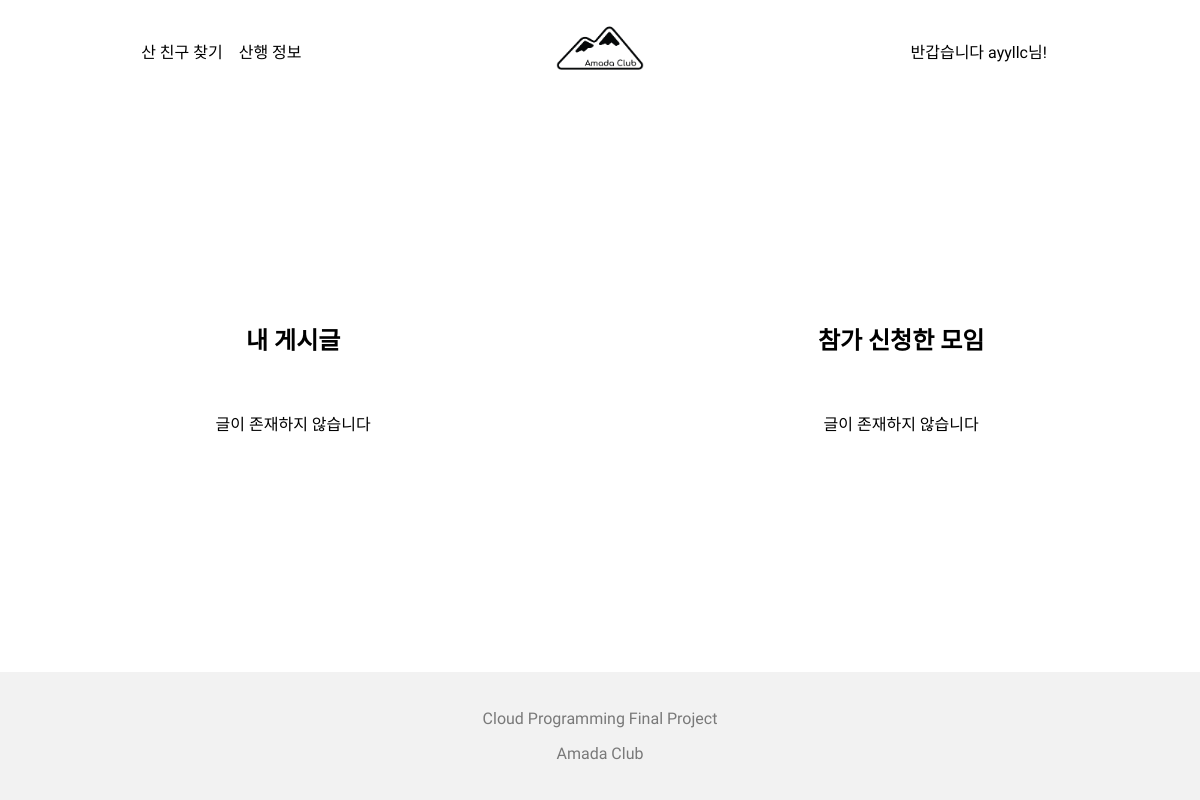
The page / (signed in) on the database as committed earlier.
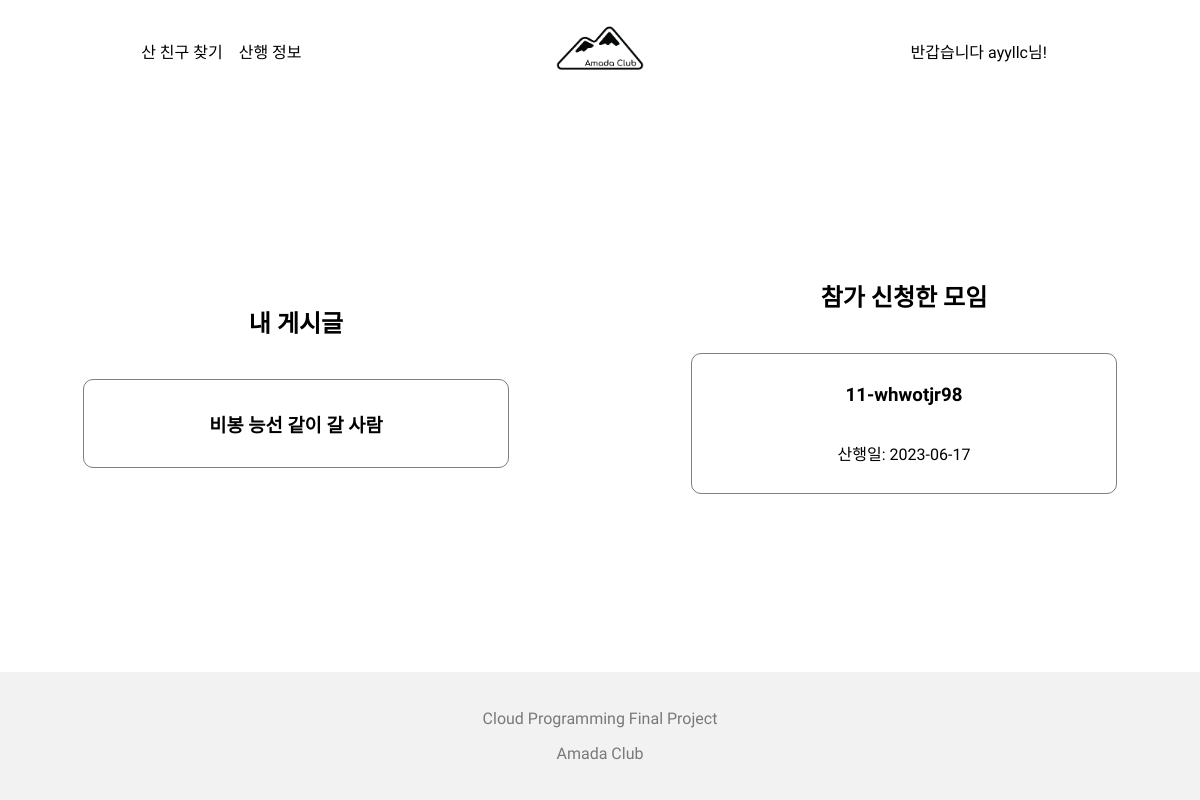
The same page on the database as committed later.
### hiking_routes/models.py (models this page shows, shortened)
class Post(models.Model):
    title = models.CharField(max_length=50)
    author = models.ForeignKey(User, null=False, on_delete=models.CASCADE)
    content = models.TextField(max_length=500)
    image = models.ImageField(upload_to='hiking_route/images/%Y/%M/%D/', blank=True)
    created_at = models.DateTimeField(auto_now_add=True)
    updated_at = models.DateTimeField(auto_now=True)
    max_member = models.IntegerField(default=1, validators=[MinValueValidator(1)])
    date = models.CharField(max_length=50, null=False, blank=False)
    start_point = models.CharField(max_length=30)
    end_point = models.CharField(max_length=30)
    def get_absolute_url(self):
        return f'/routes/{self.pk}'

### single_pages/views.py (the view)
# urls.py: path('', views.index),
def index(request):
    if request.user.is_authenticated:
        recent_post = Post.objects.filter(author=request.user)
        recent_post = recent_post.order_by('-pk')[0:5]
        parti = Participate.objects.filter(author=request.user).order_by('-pk')
        participated_list = []
        for p in parti:
            participated_list.append(p.post)
        return render(
            request,
            'single_pages/index.html',
            {
                'recent_post': recent_post,
                'participated_list': participated_list
            }
        )
    else:
        return render(
            request,
            'single_pages/index.html'
        )

### single_pages/templates/single_pages/index.html (shortened to what this page needs)
{% extends 'base/base.html' %}
{% load static %}
{% block main_area %}
    {% if user.is_authenticated %}
        <div class="intro-box logined">
            <div class="intro-list-box">
                <h2>내 게시글</h2>
                {% if recent_post %}
                    {% for post in recent_post %}
                        <div class="intro-el-box">
                            <a href="{{ post.get_absolute_url }}"><h3>{{ post.title }}</h3></a>
                        </div>
                    {% endfor %}
                {% else %}
                    <p>글이 존재하지 않습니다</p>
                {% endif %}
            </div>
            <div class="intro-list-box">
                <h2>참가 신청한 모임</h2>
                {% if participated_list %}
                    {% for post in participated_list %}
                        <div class="intro-el-box">
                            <a href="{{ post.get_absolute_url }}"><h3>{{ post.title }}-{{ post.author }}</h3></a>
                            <p>산행일: {{ post.date }}</p>
                        </div>
                    {% endfor %}
                {% else %}
                    <p>글이 존재하지 않습니다</p>
                {% endif %}
            </div>
        </div>
    {% endif %}
{% endblock %}

Rows that differ between the two databases and show on the page:
added Post: title "비봉 능선 같이 갈 사람", shown under "내 게시글"
now on this page (row unchanged): Post: title "11", author "whwotjr98", date "2023-06-17", shown under "참가 신청한 모임"
Other text that changed with them:
text no longer shown: "글이 존재하지 않습니다 글이 존재하지 않습니다"
